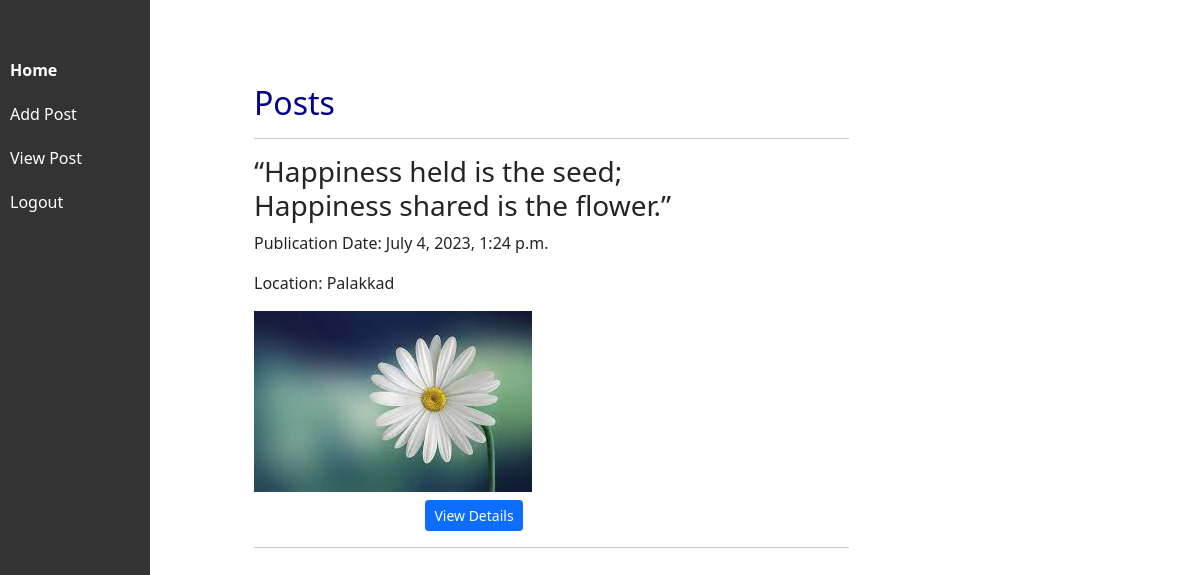
/viewpost (signed in), run on an earlier commit of the app's database.
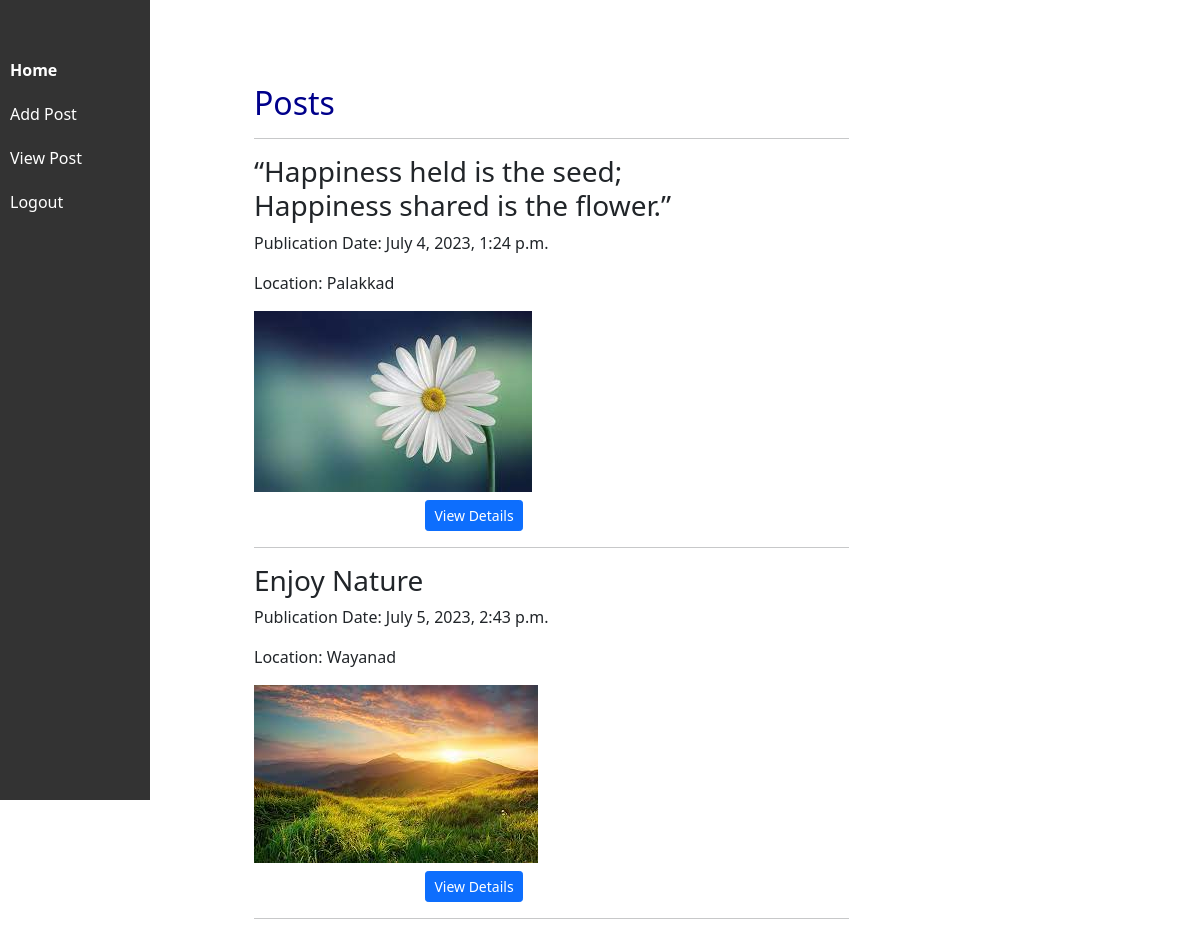
And on a later commit of the database.
### media_app/models.py (models this page shows, shortened)
class Post(models.Model):
    LOCATION_CHOICES = [
        ('Palakkad', 'Palakkad'),
        ('Calicut', 'Calicut'),
        ('Kochi', 'Kochi'),
        ('Wayanad', 'Wayanad'),
    ]
    Post_caption = models.TextField()
    image_or_video_content = models.FileField(upload_to='static/image/')
    publication_date = models.DateTimeField( auto_now_add=True)
    location_post = models.CharField(max_length=100, choices=LOCATION_CHOICES)
    user = models.ForeignKey(User, on_delete=models.CASCADE)

### media_app/views.py (the view)
# urls.py: path('viewpost',views.view_posts,name="view_posts"),
@login_required
def view_posts(request):
    posts=Post.objects.all()
    return render(request, 'media_app/viewpost.html', {'posts': posts})

### templates/media_app/viewpost.html
{% extends 'base.html' %}
{% block content %}
  <div class="container">
    <div class="row justify-content-left" style="margin-left: 200px;">
      <div class="col-md-8">
        <h2 class="mt-4">Posts</h2>
        <hr>
        {% for post in posts %}
        <div class="row">
          <div class="col-md-9">
            <div>
              <h3>{{ post.Post_caption }}</h3>
              <p>Publication Date: {{ post.publication_date }}</p>
              <p>Location: {{ post.location_post }}</p>
              <img src="{{ post.image_or_video_content.url }}" alt="Post Image" >
            </div>
            <div class="text-center mt-2">
                <a href="{% url 'detail_view' post.id %}" class="btn btn-sm btn-primary">View Details</a>
            </div>
          </div>
        </div>
        <hr>
        {% endfor %}
      </div>
    </div>
  </div>
{% endblock %}

What changed in the data, as far as the page shows it:
added Post: Post_caption "Enjoy Nature", publication_date "July 5, 2023, 2:43 p.m.", location_post "Wayanad", image_or_video_content (picture)
